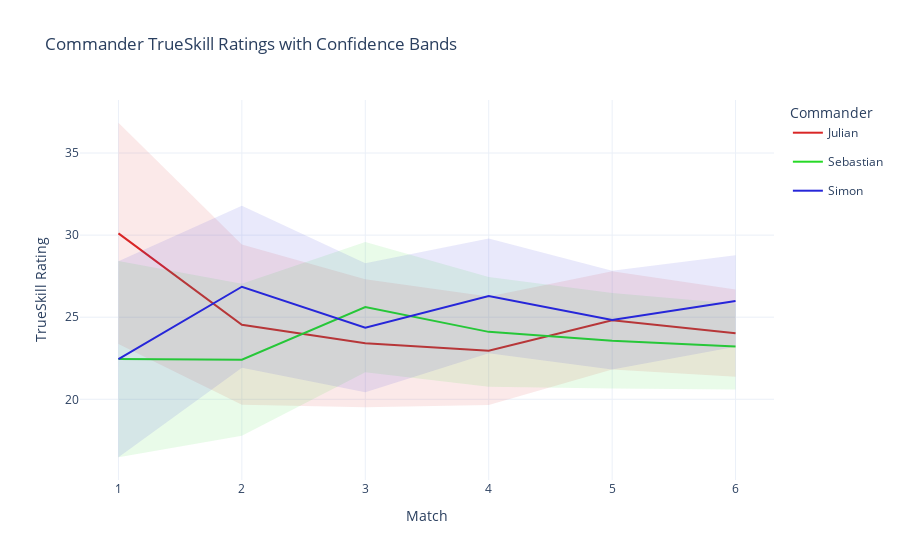

Here is the notebook cell this chart was saved with:
### Code cell
vis_df['Match'] = vis_df['Match'].astype(int)
vis_df = vis_df.sort_values(['Commander', 'Match'])

fig = go.Figure()

commanders = vis_df['Commander'].unique()
base_colors = generate_color_palette(len(commanders), alpha=1.0)
band_colors = generate_color_palette(len(commanders), alpha=0.1)

# Get distinct colors for each commander using Plotly's qualitative color palette
color_map_line = dict(zip(commanders, base_colors))
color_map_band = dict(zip(commanders, band_colors))

for commander in commanders:
    data = vis_df[vis_df['Commander'] == commander].copy()
    data = data.sort_values('Match')

    color_line = color_map_line[commander]
    color_band = color_map_band[commander]
    # color_rgba = color.replace('rgb', 'rgba').replace(')', ', 0.15)')  # Transparent fill

    upper = data['TrueSkill Rating'] + data['TrueSkill StDev']
    lower = data['TrueSkill Rating'] - data['TrueSkill StDev']

    # Line trace
    fig.add_trace(go.Scatter(
        x=data['Match'], y=data['TrueSkill Rating'],
        mode='lines',
        name=commander,
        legendgroup=commander,
        line=dict(width=2, color=color_line),
        hoverinfo='x+y+name'
    ))

    # Confidence band
    fig.add_trace(go.Scatter(
        x=pd.concat([data['Match'], data['Match'][::-1]]),
        y=pd.concat([upper, lower[::-1]]),
        fill='toself',
        fillcolor=color_band,
        line=dict(color='rgba(255,255,255,0)'),
        hoverinfo='skip',
        showlegend=False,
        legendgroup=commander
    ))

fig.update_layout(
    title='Commander TrueSkill Ratings with Confidence Bands',
    xaxis_title='Match',
    yaxis_title='TrueSkill Rating',
    template='plotly_white',
    legend_title='Commander',
    hovermode='x unified'
)

fig.show()

### Figure 1 — Plotly figure (JSON) as saved in the notebook; plotly's stock layout.template omitted (floating-point values rounded to 4 significant figures)
{"data": [{"hoverinfo": "x+y+name", "legendgroup": "Julian", "line": {"color": "hsla(0, 70%, 50%, 1.0)", "width": 2}, "mode": "lines", "name": "Julian", "type": "scatter", "x": [1, 2, 3, 4, 5, 6], "y": [30.11, 24.54, 23.41, 22.96, 24.81, 24.03]}, {"fill": "toself", "fillcolor": "hsla(0, 70%, 50%, 0.1)", "hoverinfo": "skip", "legendgroup": "Julian", "line": {"color": "rgba(255,255,255,0)"}, "showlegend": false, "type": "scatter", "x": [1, 2, 3, 4, 5, 6, 6, 5, 4, 3, 2, 1], "y": [36.84, 29.42, 27.31, 26.27, 27.79, 26.69, 21.37, 21.82, 19.66, 19.51, 19.67, 23.37]}, {"hoverinfo": "x+y+name", "legendgroup": "Sebastian", "line": {"color": "hsla(120, 70%, 50%, 1.0)", "width": 2}, "mode": "lines", "name": "Sebastian", "type": "scatter", "x": [1, 2, 3, 4, 5, 6], "y": [22.45, 22.41, 25.62, 24.11, 23.56, 23.21]}, {"fill": "toself", "fillcolor": "hsla(120, 70%, 50%, 0.1)", "hoverinfo": "skip", "legendgroup": "Sebastian", "line": {"color": "rgba(255,255,255,0)"}, "showlegend": false, "type": "scatter", "x": [1, 2, 3, 4, 5, 6, 6, 5, 4, 3, 2, 1], "y": [28.42, 27.03, 29.58, 27.45, 26.47, 25.82, 20.6, 20.65, 20.77, 21.65, 17.79, 16.47]}, {"hoverinfo": "x+y+name", "legendgroup": "Simon", "line": {"color": "hsla(240, 70%, 50%, 1.0)", "width": 2}, "mode": "lines", "name": "Simon", "type": "scatter", "x": [1, 2, 3, 4, 5, 6], "y": [22.44, 26.86, 24.36, 26.29, 24.82, 25.99]}, {"fill": "toself", "fillcolor": "hsla(240, 70%, 50%, 0.1)", "hoverinfo": "skip", "legendgroup": "Simon", "line": {"color": "rgba(255,255,255,0)"}, "showlegend": false, "type": "scatter", "x": [1, 2, 3, 4, 5, 6, 6, 5, 4, 3, 2, 1], "y": [28.41, 31.79, 28.28, 29.79, 27.83, 28.77, 23.21, 21.82, 22.8, 20.43, 21.92, 16.47]}], "layout": {"hovermode": "x unified", "legend": {"title": {"text": "Commander"}}, "title": {"text": "Commander TrueSkill Ratings with Confidence Bands"}, "xaxis": {"title": {"text": "Match"}}, "yaxis": {"title": {"text": "TrueSkill Rating"}}}}
